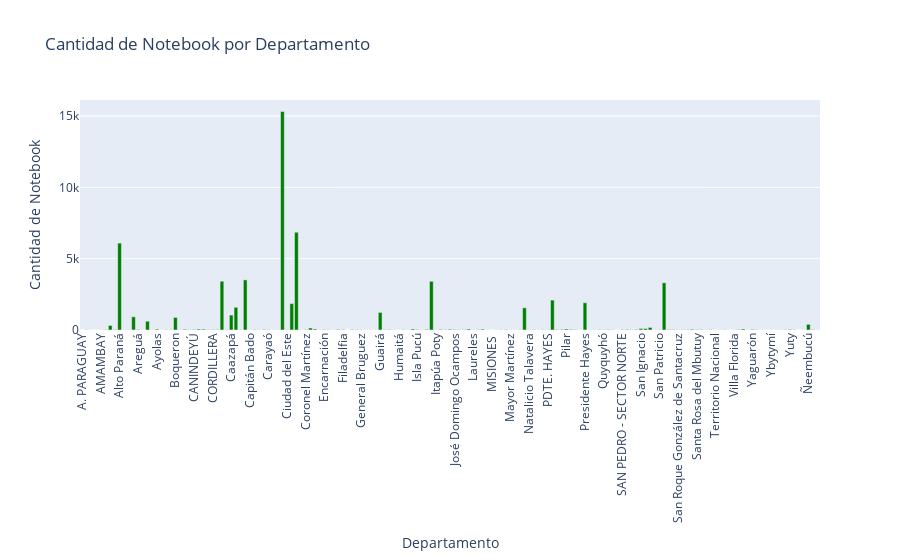

The code cell stored with this chart in its notebook:
### Code cell
import pandas as pd
import plotly.graph_objects as go

# Agrupar por 'Departamento' y sumar 'Cantidad Notebook'
df_agrupado = df.groupby('Departamento').agg({
    'Cantidad Notebook': 'sum'
}).reset_index()

# Ver los primeros registros del DataFrame agrupado
print(df_agrupado.head())

# Crear la gráfica
fig = go.Figure()

# Agregar la gráfica de barras para 'Cantidad Notebook'
fig.add_trace(go.Bar(
    x=df_agrupado['Departamento'],
    y=df_agrupado['Cantidad Notebook'],
    name='Cantidad Notebook',
    marker_color='green'
))

# Configuraciones de layout
fig.update_layout(
    title='Cantidad de Notebook por Departamento',
    xaxis_title='Departamento',
    yaxis_title='Cantidad de Notebook',
    xaxis_tickangle=-90
)

# Mostrar la gráfica
fig.show()

### Figure 1 — Plotly figure (JSON) as saved in the notebook; plotly's stock layout.template omitted (floating-point values rounded to 4 significant figures; data arrays with more than 128 entries replaced by an {"elided": "..."} marker saying what was removed)
{"data": [{"marker": {"color": "green"}, "name": "Cantidad Notebook", "type": "bar", "x": {"elided": "159 str values"}, "y": {"elided": "159 int values"}}], "layout": {"title": {"text": "Cantidad de Notebook por Departamento"}, "xaxis": {"tickangle": -90, "title": {"text": "Departamento"}}, "yaxis": {"title": {"text": "Cantidad de Notebook"}}}}
